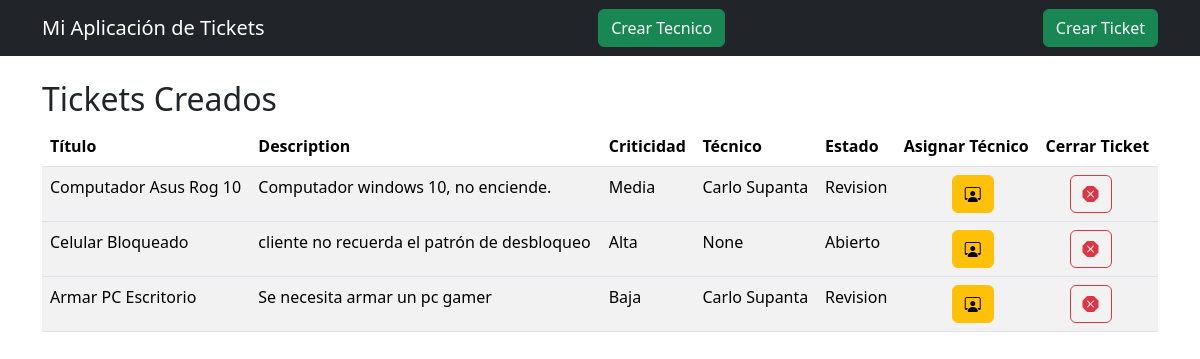
The app's page /, older data.
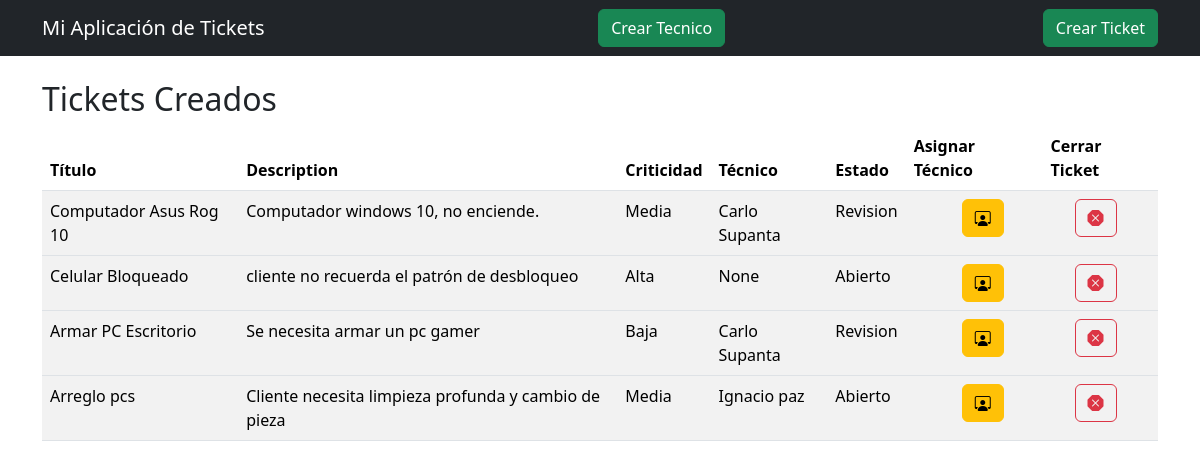
The same page, newer data.
### core/models.py (models this page shows, shortened)
class Ticket(models.Model):
    id = models.UUIDField(primary_key=True, default=uuid.uuid4, editable=False, verbose_name="ID Ticket")
    title = models.CharField(max_length=255, verbose_name="Titulo Ticket", blank=False, null=False)
    description = models.TextField(blank=False, null=False)
    created_at = models.DateTimeField(auto_now_add=True)
    updated_at = models.DateTimeField(auto_now=True)
    criticy = models.ForeignKey(Criticy, on_delete=models.CASCADE, related_name="tickets", blank=False, null=False)
    tech = models.ForeignKey(Tech, on_delete=models.SET_NULL, related_name="tickets", blank=True, null=True)
    history = models.OneToOneField(TicketHistory, on_delete=models.CASCADE, related_name="ticket", blank=True, null=True)
    status = models.ForeignKey(Status, on_delete=models.CASCADE, related_name="tickets")

class Criticy(models.Model):
    id = models.UUIDField(primary_key=True, default=uuid.uuid4, editable=False, verbose_name="ID Criticy")
    level = models.CharField(max_length=255, verbose_name="Level Criticy", blank=False, null=False)
    def __str__(self):
        return self.level

class Tech(models.Model):
    id = models.UUIDField(primary_key=True, default=uuid.uuid4, editable=False, verbose_name="ID Tech")
    name = models.CharField(max_length=50, verbose_name="Nombre Tech", blank=False, null=False)
    last_name = models.CharField(max_length=50, blank=False, null=False)
    speciality = models.ManyToManyField(Speciality, related_name="techs")
    def __str__(self):
        return f"{self.name} {self.last_name}"

class Status(models.Model):
    id = models.UUIDField(primary_key=True, default=uuid.uuid4, editable=False, verbose_name="ID Status")
    estado = models.CharField(max_length=30, blank=False, null=False)
    def __str__(self) -> str:
        return self.estado

### core/views.py (the view)
# urls.py: path('',Home.as_view(), name='home'),
class Home(ListView):
    model = Ticket
    template_name = 'core/inicio.html'
    context_object_name = 'tickets'

### core/templates/core/inicio.html
{% extends 'core/base.html' %}
{% block content%}
        <h2 class="mt-4">Tickets Creados</h2>
        {% if tickets %}
            <table class="table table-striped">
                <thead>
                    <th>Título</th>
                    <th>Description</th>
                    <th>Criticidad</th>
                    <th>Técnico</th>
                    <th>Estado</th>
                    <th>Asignar Técnico</th>
                    <th>Cerrar Ticket</th>
                </thead>
                {% for i in tickets %}
                <tbody>
                    <td>{{i.title}}</td>
                    <td>{{i.description}}</td>
                    <td>{{i.criticy}}</td>
                    <td>{{i.tech}}</td>
                    <td>{{i.status}}</td>
                    <td><a class="btn btn-warning ms-5" href="{% url 'update_ticket' i.id %}"><i class="bi bi-person-workspace"></i></a></td>
                    <td><a class="btn btn-outline-danger ms-4" href="{% url 'close_ticket' i.id %}"><i class="bi bi-x-octagon-fill"></i></a></td>
                </tbody>
                {% endfor %}
            </table>
        {% else %}
        <h2>No existen Tickets</h2>
        {% endif %}
{% endblock %}

Row changes from the older to the newer data that the page shows:
added Ticket: title "Arreglo pcs", description "Cliente necesita limpieza profunda y cambio de pieza", criticy "Media", tech "Ignacio paz", status "Abierto"
